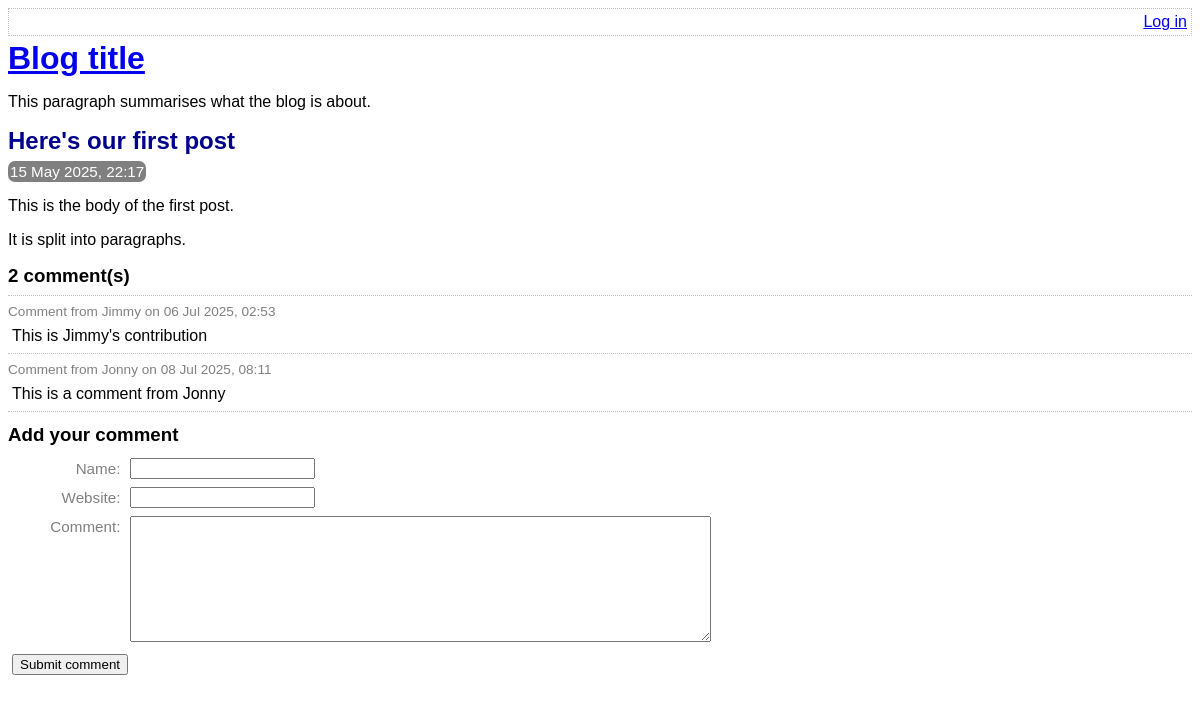
The app's page /view-post.php?post_id=1, older data.
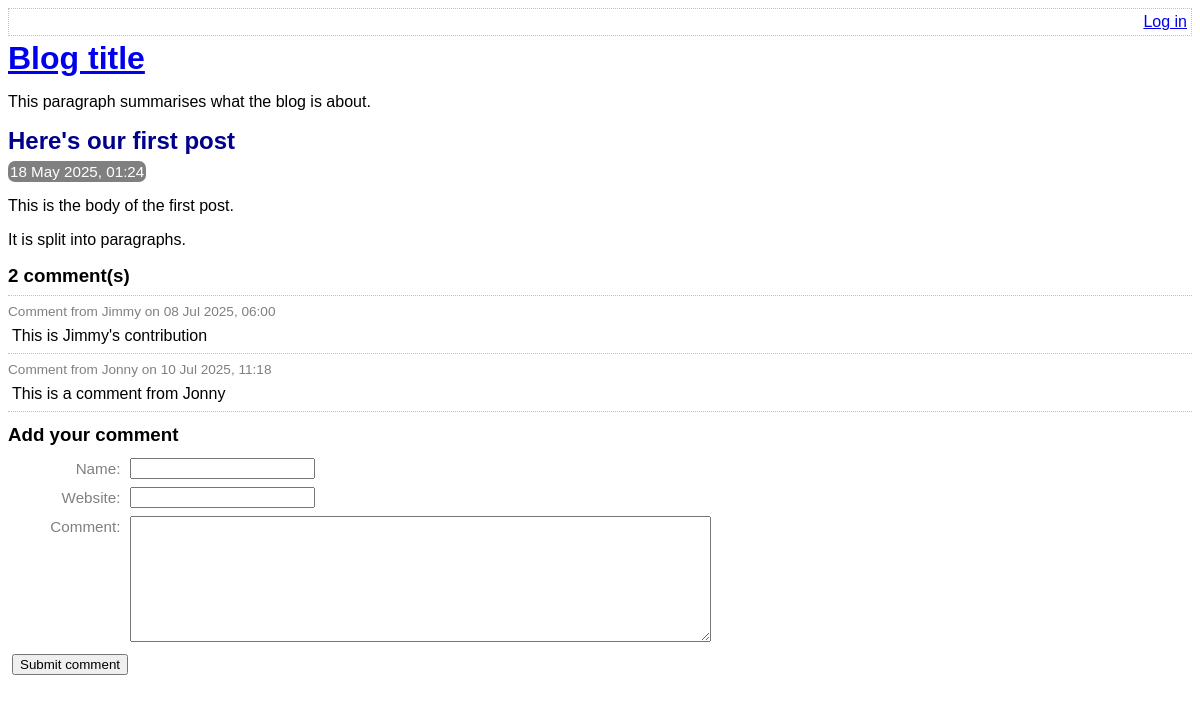
The same page, newer data.
### tables this page shows
CREATE TABLE post (
    id INTEGER PRIMARY KEY AUTOINCREMENT NOT NULL,
    title VARCHAR NOT NULL,
    body VARCHAR NOT NULL,
    user_id INTEGER NOT NULL,
    created_at TEXT NOT NULL,
    updated_at VARCHAR,
    FOREIGN KEY (user_id) REFERENCES user(id)
);

CREATE TABLE comment (
    id INTEGER PRIMARY KEY AUTOINCREMENT NOT NULL,
    post_id INTEGER NOT NULL,
    created_at VARCHAR NOT NULL,
    "name" VARCHAR NOT NULL,
    website VARCHAR,
    "text" VARCHAR NOT NULL,
    FOREIGN KEY (post_id) REFERENCES post(id)
);

### lib/view-post.php (called while the page is built, shortened)
<?php
function getPostRow(PDO $pdo, $postId) {
    $stmt = $pdo->prepare(
        'SELECT
            title, created_at, body
        FROM
            post
        WHERE
            id = :id'
    );
    $result = $stmt->execute(
        array('id' => $postId, )
    );
    $row = $stmt->fetch(PDO::FETCH_ASSOC);
    return $row;
}

### view-post.php (the view, shortened to what this page needs)
<?php
require_once 'lib/common.php';
require_once 'lib/view-post.php';
if (isset($_GET['post_id'])) {
    $postId = (int) $_GET['post_id'];
} else {
    $postId = 0;
}
$pdo = getPDO();
$row = getPostRow($pdo, $postId);
?>
<!DOCTYPE html>
<html>
    <head>
        <?php require 'templates/head.php' ?>
    </head>
    <body>
        <?php require 'templates/title.php' ?>
        <div class="post">
            <h2>
                <?php echo htmlEscape($row['title']) ?>
            </h2>
            <div class="date">
                <?php echo convertSqlDate($row['created_at']) ?>
            </div>
            <?php echo convertNewLinesToParagraphs($row['body']) ?>
        </div>
        <div class="comment-list">
            <h3><?php echo countCommentsForPost($pdo, $postId) ?> comment(s)</h3>
            <?php foreach (getCommentsForPost($pdo, $postId) as $comment) : ?>
                <div class="comment">
                    <div class="comment-meta">
                        Comment from
                        <?php echo htmlEscape($comment['name']) ?>
                        on
                        <?php echo convertSqlDate($comment['created_at']) ?>
                    </div>
                    <div class="comment-body">
                        <?php echo convertNewLinesToParagraphs($comment['text']) ?>
                    </div>
                </div>
            <?php endforeach ?>
        </div>
        <?php require 'templates/comment-form.php' ?>
    </body>
</html>

### lib/common.php (shortened to what this page needs)
<?php
function htmlEscape($html) {
    return htmlspecialchars($html, ENT_HTML5, 'UTF-8');
}
function convertSqlDate($sqlDate) {
    $date = DateTime::createFromFormat('Y-m-d H:i:s', $sqlDate);
    return $date->format('d M Y, H:i');
}
function convertNewLinesToParagraphs($text) {
    $escaped = htmlEscape($text);
    return '<p>' . str_replace("\n", "</p><p>", $escaped) . '</p>';
}
function countCommentsForPost(PDO $pdo, $postId) {
    $sql = "
        SELECT
            COUNT(*) c
        FROM
            comment
        WHERE
            post_id = :post_id
    ";
    $stmt = $pdo->prepare($sql);
    $stmt->execute(
        array('post_id' => $postId, )
    );
    return (int) $stmt->fetchColumn();
}
function getCommentsForPost(PDO $pdo, $postId) {
    $sql = "
        SELECT
            id, name, text, created_at, website
        FROM
            comment
        WHERE
            post_id = :post_id
    ";
    $stmt = $pdo->prepare($sql);
    $stmt->execute(
        array('post_id' => $postId, )
    );
    return $stmt->fetchAll(PDO::FETCH_ASSOC);
}

Row changes from the older to the newer data that the page shows:
changed post "Here's our first post": created_at "15 May 2025, 22:17" → "18 May 2025, 01:24"
changed comment "This is Jimmy's contribution": created_at "06 Jul 2025, 02:53" → "08 Jul 2025, 06:00"
changed comment "This is a comment from Jonny": created_at "08 Jul 2025, 08:11" → "10 Jul 2025, 11:18"
